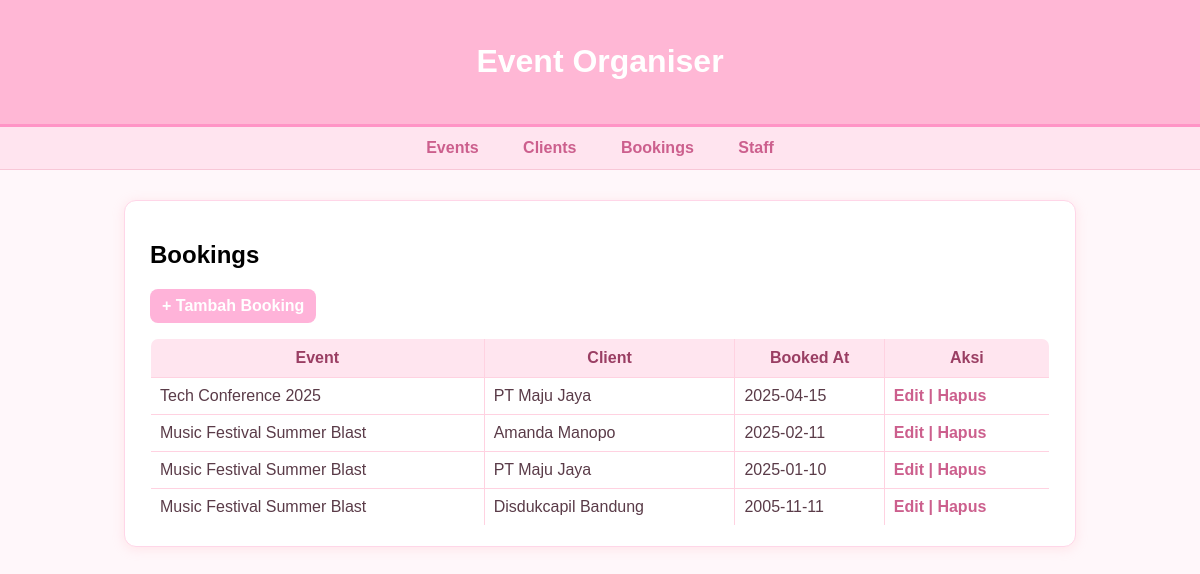
Page /project/index.php?page=bookings on the committed database.
### tables this page shows
CREATE TABLE `bookings` (
  `id` int(11) NOT NULL,
  `event_id` int(11) DEFAULT NULL,
  `client_id` int(11) DEFAULT NULL,
  `booked_at` date DEFAULT NULL
);

CREATE TABLE `events` (
  `id` int(11) NOT NULL,
  `name` varchar(150) DEFAULT NULL,
  `date` date DEFAULT NULL,
  `location` varchar(150) DEFAULT NULL
);

CREATE TABLE `clients` (
  `id` int(11) NOT NULL,
  `name` varchar(150) DEFAULT NULL,
  `phone` varchar(20) DEFAULT NULL
);

### project/viewmodels/BookingViewModel.php (called while the page is built, shortened)
<?php
require_once __DIR__ . '/../models/Booking.php';
require_once __DIR__ . '/../models/Event.php';
require_once __DIR__ . '/../models/Client.php';
class BookingViewModel {
    public function __construct($db) {
        $this->model = new Booking($db);
        $this->eventModel = new Event($db);
        $this->clientModel = new Client($db);
        $this->bookings = $this->model->getAll();
        $this->events = $this->eventModel->getAll();
        $this->clients = $this->clientModel->getAll();
    }
}

### project/models/Booking.php (called while the page is built, shortened)
<?php
class Booking {
    private $db;
    public function __construct($conn) {
        $this->db = $conn;
    }
    public function getAll() {
        $sql = "SELECT b.*,
                       e.name AS event_name,      -- nama event dari tabel events
                       c.name AS client_name      -- nama client dari tabel clients
                FROM bookings b
                LEFT JOIN events e ON b.event_id = e.id     -- relasi dengan events
                LEFT JOIN clients c ON b.client_id = c.id   -- relasi dengan clients
                ORDER BY b.booked_at DESC";
        $stmt = $this->db->query($sql);
        return $stmt->fetchAll(PDO::FETCH_ASSOC);
    }
}

### project/models/Event.php (called while the page is built, shortened)
<?php
class Event {
    private $db;
    public function __construct($conn) {
        $this->db = $conn;
    }
    public function getAll() {
        $stmt = $this->db->query("SELECT * FROM events ORDER BY date DESC");
        return $stmt->fetchAll(PDO::FETCH_ASSOC);
    }
}

### project/models/Client.php (called while the page is built, shortened)
<?php
class Client {
    private $db;
    public function __construct($conn) {
        $this->db = $conn;
    }
    public function getAll() {
        $stmt = $this->db->query("SELECT * FROM clients ORDER BY id DESC");
        return $stmt->fetchAll(PDO::FETCH_ASSOC);
    }
}

### project/views/booking_list.php (the view)
<?php require 'views/template/header.php'; ?>
<?php
$vm->handleRequest();
?>
<h2>Bookings</h2>
<a href="index.php?page=booking_form" class="btn-add">+ Tambah Booking</a>
<table>
    <tr>
        <th>Event</th>
        <th>Client</th>
        <th>Booked At</th>
        <th>Aksi</th>
    </tr>
    <?php foreach($vm->bookings as $b): ?>
    <tr>
        <td><?= htmlspecialchars($b['event_name']) ?></td>
        <td><?= htmlspecialchars($b['client_name']) ?></td>
        <td><?= htmlspecialchars($b['booked_at']) ?></td>
        <td class="actions">
            <a href="index.php?page=booking_form&id=<?= $b['id'] ?>">Edit |</a>
            <a href="index.php?page=bookings&delete_booking=<?= $b['id'] ?>" onclick="return confirm('Hapus booking?')">
                Hapus
            </a>
        </td>
    </tr>
    <?php endforeach; ?>
</table>
<?php require 'views/template/footer.php'; ?>

### project/views/template/header.php (style rules this page uses)
body { font-family: Arial, sans-serif; margin: 0; background: #fff7fa; }
table { border-collapse: collapse; width: 100%; margin-top: 15px; border-radius: 8px; overflow: hidden; }
table, th, td { border: 1px solid #ffd2e1; }
th { background: #ffe5ef; padding: 10px; color: #9a3e63; font-weight: bold; }
td { padding: 9px; color: #5a3b48; }
.actions a { color: #cc5f8d; text-decoration: none; font-weight: bold; }
.btn-add { background: #ffb3d9; color: white; padding: 8px 12px; border-radius: 8px; text-decoration: none; display: inline-block; font-weight: bold; border: none; cursor: pointer; transition: 0.2s; }

### rows in the picture
bookings: event.name "Tech Conference 2025", client.name "PT Maju Jaya", booked_at "2025-04-15"
bookings: event.name "Music Festival Summer Blast", client.name "Amanda Manopo", booked_at "2025-02-11"
bookings: event.name "Music Festival Summer Blast", client.name "PT Maju Jaya", booked_at "2025-01-10"
bookings: event.name "Music Festival Summer Blast", client.name "Disdukcapil Bandung", booked_at "2005-11-11"
